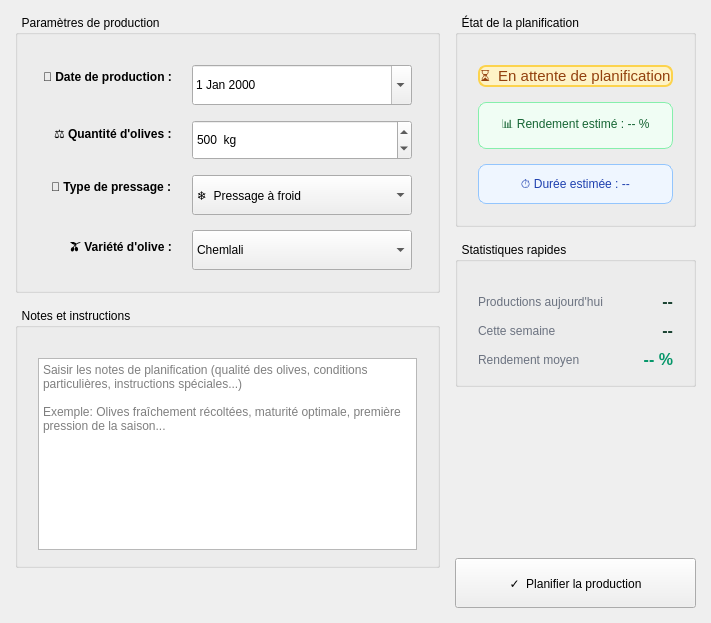
         <widget class="QWidget" name="tabPlanification">
          <attribute name="title">
           <string>📋  Planification</string>
          </attribute>
          <layout class="QHBoxLayout" name="layoutPlanificationMain">
           <property name="spacing">
            <number>15</number>
           </property>
           <property name="leftMargin">
            <number>15</number>
           </property>
           <property name="topMargin">
            <number>15</number>
           </property>
           <property name="rightMargin">
            <number>15</number>
           </property>
           <property name="bottomMargin">
            <number>15</number>
           </property>
           <!-- Left Column: Form -->
           <item>
            <layout class="QVBoxLayout" name="layoutPlanLeft">
             <property name="spacing">
              <number>15</number>
             </property>
             <item>
              <widget class="QGroupBox" name="groupProductionParams">
               <property name="title">
                <string>  Paramètres de production</string>
               </property>
               <layout class="QFormLayout" name="formProductionParams">
                <property name="labelAlignment">
                 <set>Qt::AlignmentFlag::AlignRight|Qt::AlignmentFlag::AlignTrailing|Qt::AlignmentFlag::AlignVCenter</set>
                </property>
                <property name="horizontalSpacing">
                 <number>20</number>
                </property>
                <property name="verticalSpacing">
                 <number>15</number>
                </property>
                <property name="leftMargin">
                 <number>25</number>
                </property>
                <property name="topMargin">
                 <number>30</number>
                </property>
                <property name="rightMargin">
                 <number>25</number>
                </property>
                <property name="bottomMargin">
                 <number>20</number>
                </property>
                <item row="0" column="0">
                 <widget class="QLabel" name="lblDateProduction">
                  <property name="text">
                   <string>📅 Date de production :</string>
                  </property>
                  <property name="styleSheet">
                   <string>font-weight: 600;</string>
                  </property>
                 </widget>
                </item>
                <item row="0" column="1">
                 <widget class="QDateEdit" name="dateEditProduction">
                  <property name="minimumSize">
                   <size>
                    <width>220</width>
                    <height>40</height>
                   </size>
                  </property>
                  <property name="calendarPopup">
                   <bool>true</bool>
                  </property>
                 </widget>
                </item>
                <item row="1" column="0">
                 <widget class="QLabel" name="lblOlivesQty">
                  <property name="text">
                   <string>⚖ Quantité d'olives :</string>
                  </property>
                  <property name="styleSheet">
                   <string>font-weight: 600;</string>
                  </property>
                 </widget>
                </item>
                <item row="1" column="1">
                 <widget class="QSpinBox" name="spinOlivesKg">
                  <property name="minimumSize">
                   <size>
                    <width>220</width>
                    <height>40</height>
                   </size>
                  </property>
                  <property name="suffix">
                   <string>  kg</string>
                  </property>
                  <property name="maximum">
                   <number>100000</number>
                  </property>
                  <property name="value">
                   <number>500</number>
                  </property>
                 </widget>
                </item>
                <item row="2" column="0">
                 <widget class="QLabel" name="lblPressType">
                  <property name="text">
                   <string>🔧 Type de pressage :</string>
                  </property>
                  <property name="styleSheet">
                   <string>font-weight: 600;</string>
                  </property>
                 </widget>
                </item>
                <item row="2" column="1">
                 <widget class="QComboBox" name="comboPressType">
                  <property name="minimumSize">
                   <size>
                    <width>220</width>
                    <height>40</height>
                   </size>
                  </property>
                  <item>
                   <property name="text">
                    <string>❄  Pressage à froid</string>
                   </property>
                  </item>
                  <item>
                   <property name="text">
                    <string>🔥  Pressage à chaud</string>
                   </property>
                  </item>
                 </widget>
                </item>
                <item row="3" column="0">
                 <widget class="QLabel" name="lblOliveVariety">
                  <property name="text">
                   <string>🫒 Variété d'olive :</string>
                  </property>
                  <property name="styleSheet">
                   <string>font-weight: 600;</string>
                  </property>
                 </widget>
                </item>
                <item row="3" column="1">
                 <widget class="QComboBox" name="comboOliveVariety">
                  <property name="minimumSize">
                   <size>
                    <width>220</width>
                    <height>40</height>
                   </size>
                  </property>
                  <item>
                   <property name="text">
                    <string>Chemlali</string>
                   </property>
                  </item>
                  <item>
                   <property name="text">
                    <string>Chétoui</string>
                   </property>
                  </item>
                  <item>
                   <property name="text">
                    <string>Oueslati</string>
                   </property>
                  </item>
                  <item>
                   <property name="text">
                    <string>Zalmati</string>
                   </property>
                  </item>
                  <item>
                   <property name="text">
                    <string>Mélange</string>
                   </property>
                  </item>
                 </widget>
                </item>
               </layout>
              </widget>
             </item>
             <item>
              <widget class="QGroupBox" name="groupNotesPlanification">
               <property name="title">
                <string>  Notes et instructions</string>
               </property>
               <layout class="QVBoxLayout" name="layoutNotes">
                <property name="leftMargin">
                 <number>20</number>
                </property>
                <property name="topMargin">
                 <number>30</number>
                </property>
                <property name="rightMargin">
                 <number>20</number>
                </property>
                <property name="bottomMargin">
                 <number>15</number>
                </property>
                <item>
                 <widget class="QTextEdit" name="txtNotesPlanification">
                  <property name="minimumSize">
                   <size>
                    <width>0</width>
                    <height>100</height>
                   </size>
                  </property>
                  <property name="placeholderText">
                   <string>Saisir les notes de planification (qualité des olives, conditions particulières, instructions spéciales...)

Exemple: Olives fraîchement récoltées, maturité optimale, première pression de la saison...</string>
                  </property>
                 </widget>
                </item>
               </layout>
              </widget>
             </item>
             <item>
              <spacer name="spacerPlanLeft">
               <property name="orientation">
                <enum>Qt::Orientation::Vertical</enum>
               </property>
               <property name="sizeHint" stdset="0">
                <size>
                 <width>20</width>
                 <height>40</height>
                </size>
               </property>
              </spacer>
             </item>
            </layout>
           </item>
           <!-- Right Column: Status & Actions -->
           <item>
            <layout class="QVBoxLayout" name="layoutPlanRight">
             <property name="spacing">
              <number>15</number>
             </property>
             <item>
              <widget class="QGroupBox" name="groupPlanStatus">
               <property name="title">
                <string>  État de la planification</string>
               </property>
               <layout class="QVBoxLayout" name="layoutPlanStatus">
                <property name="spacing">
                 <number>15</number>
                </property>
                <property name="leftMargin">
                 <number>20</number>
                </property>
                <property name="topMargin">
                 <number>30</number>
                </property>
                <property name="rightMargin">
                 <number>20</number>
                </property>
                <property name="bottomMargin">
                 <number>20</number>
                </property>
                <item>
                 <widget class="QLabel" name="lblStatusPlanification">
                  <property name="styleSheet">
                   <string>background-color: #FEF3C7; color: #92400E; border: 2px solid #FCD34D; border-radius: 8px; font-size: 15px;</string>
                  </property>
                  <property name="text">
                   <string>⏳  En attente de planification</string>
                  </property>
                  <property name="alignment">
                   <set>Qt::AlignmentFlag::AlignCenter</set>
                  </property>
                 </widget>
                </item>
                <item>
                 <widget class="QLabel" name="lblEstimatedYield">
                  <property name="text">
                   <string>📊 Rendement estimé : -- %</string>
                  </property>
                  <property name="styleSheet">
                   <string>background-color: #f0fdf4; color: #166534; padding: 12px; border-radius: 8px; border: 1px solid #86efac;</string>
                  </property>
                  <property name="alignment">
                   <set>Qt::AlignmentFlag::AlignCenter</set>
                  </property>
                 </widget>
                </item>
                <item>
                 <widget class="QLabel" name="lblDuration">
                  <property name="text">
                   <string>⏱ Durée estimée : --</string>
                  </property>
                  <property name="styleSheet">
                   <string>background-color: #eff6ff; color: #1e40af; padding: 12px; border-radius: 8px; border: 1px solid #93c5fd;</string>
                  </property>
                  <property name="alignment">
                   <set>Qt::AlignmentFlag::AlignCenter</set>
                  </property>
                 </widget>
                </item>
               </layout>
              </widget>
             </item>
             <item>
              <widget class="QGroupBox" name="groupQuickStats">
               <property name="title">
                <string>  Statistiques rapides</string>
               </property>
               <layout class="QGridLayout" name="gridQuickStats">
                <property name="leftMargin">
                 <number>20</number>
                </property>
                <property name="topMargin">
                 <number>30</number>
                </property>
                <property name="rightMargin">
                 <number>20</number>
                </property>
                <property name="bottomMargin">
                 <number>15</number>
                </property>
                <property name="horizontalSpacing">
                 <number>15</number>
                </property>
                <property name="verticalSpacing">
                 <number>10</number>
                </property>
                <item row="0" column="0">
                 <widget class="QLabel" name="lblTodayProductions">
                  <property name="text">
                   <string>Productions aujourd'hui</string>
                  </property>
                  <property name="styleSheet">
                   <string>color: #6b7280;</string>
                  </property>
                 </widget>
                </item>
                <item row="0" column="1">
                 <widget class="QLabel" name="lblTodayProductionsValue">
                  <property name="text">
                   <string>--</string>
                  </property>
                  <property name="styleSheet">
                   <string>font-weight: 700; color: #1B4332; font-size: 16px;</string>
                  </property>
                  <property name="alignment">
                   <set>Qt::AlignmentFlag::AlignRight|Qt::AlignmentFlag::AlignVCenter</set>
                  </property>
                 </widget>
                </item>
                <item row="1" column="0">
                 <widget class="QLabel" name="lblWeekProductions">
                  <property name="text">
                   <string>Cette semaine</string>
                  </property>
                  <property name="styleSheet">
                   <string>color: #6b7280;</string>
                  </property>
                 </widget>
                </item>
                <item row="1" column="1">
                 <widget class="QLabel" name="lblWeekProductionsValue">
                  <property name="text">
                   <string>--</string>
                  </property>
                  <property name="styleSheet">
                   <string>font-weight: 700; color: #1B4332; font-size: 16px;</string>
                  </property>
                  <property name="alignment">
                   <set>Qt::AlignmentFlag::AlignRight|Qt::AlignmentFlag::AlignVCenter</set>
                  </property>
                 </widget>
                </item>
                <item row="2" column="0">
                 <widget class="QLabel" name="lblAvgYield">
                  <property name="text">
                   <string>Rendement moyen</string>
                  </property>
                  <property name="styleSheet">
                   <string>color: #6b7280;</string>
                  </property>
                 </widget>
                </item>
                <item row="2" column="1">
                 <widget class="QLabel" name="lblAvgYieldValue">
                  <property name="text">
                   <string>-- %</string>
                  </property>
                  <property name="styleSheet">
                   <string>font-weight: 700; color: #059669; font-size: 16px;</string>
                  </property>
                  <property name="alignment">
                   <set>Qt::AlignmentFlag::AlignRight|Qt::AlignmentFlag::AlignVCenter</set>
                  </property>
                 </widget>
                </item>
               </layout>
              </widget>
             </item>
             <item>
              <spacer name="spacerPlanRight">
               <property name="orientation">
                <enum>Qt::Orientation::Vertical</enum>
               </property>
               <property name="sizeHint" stdset="0">
                <size>
                 <width>20</width>
                 <height>40</height>
                </size>
               </property>
              </spacer>
             </item>
             <item>
              <widget class="QPushButton" name="btnPlanifier">
               <property name="minimumSize">
                <size>
                 <width>0</width>
                 <height>50</height>
                </size>
               </property>
               <property name="text">
                <string>✓  Planifier la production</string>
               </property>
              </widget>
             </item>
            </layout>
           </item>
          </layout>
         </widget>
